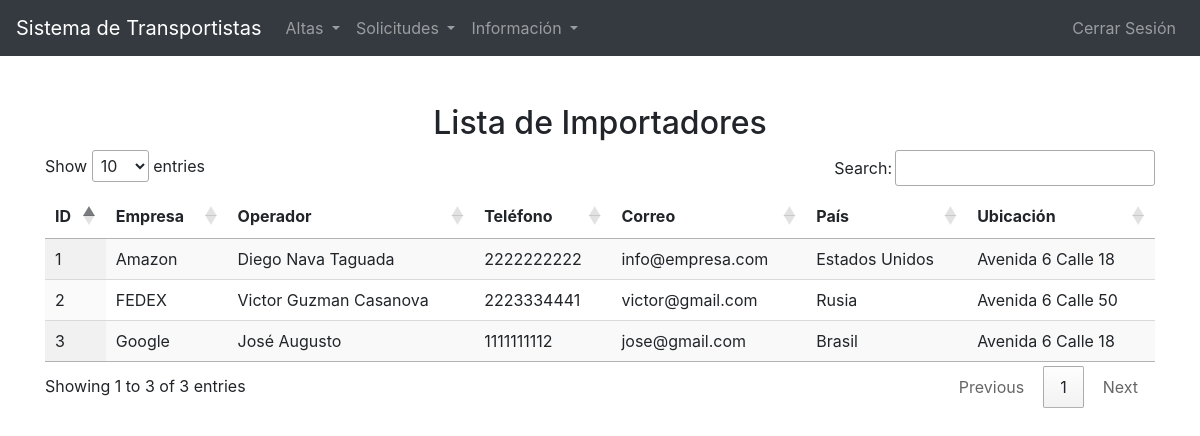
Page /Transportes/verImportador.php (signed in) on the committed database.
### tables this page shows
CREATE TABLE `importador` (
  `ID_Imp` int(11) NOT NULL,
  `Empresa_Imp` varchar(100) NOT NULL,
  `Operador_Imp` varchar(100) NOT NULL,
  `Telefono_Imp` char(10) NOT NULL,
  `Correo_Imp` varchar(100) NOT NULL,
  `Pais_Imp` varchar(100) NOT NULL,
  `Ubicacion` varchar(200) NOT NULL
);

### Transportes/verImportador.php (the view, shortened to what this page needs)
<?php
include('bd.php');
$sql = "SELECT * FROM Importador";
$result = $conn->query($sql);
$importadores = [];
if ($result->num_rows > 0) {
    while($row = $result->fetch_assoc()) {
        $importadores[] = $row;
    }
}
?>
<!DOCTYPE html>
<html lang="es">
<head>
    <link href="https://stackpath.bootstrapcdn.com/bootstrap/4.5.2/css/bootstrap.min.css" rel="stylesheet">
    <link rel="stylesheet" href="https://cdn.datatables.net/1.10.21/css/jquery.dataTables.min.css">
</head>
<body>
<nav class="navbar navbar-expand-lg navbar-dark bg-dark">
    <a class="navbar-brand" href="welcome.php">Sistema de Transportistas</a>
    <div class="collapse navbar-collapse" id="navbarNavDropdown">
        <ul class="navbar-nav mr-auto">
            <li class="nav-item dropdown">
                <a class="nav-link dropdown-toggle" href="#" id="altasDropdown" role="button" data-toggle="dropdown" aria-haspopup="true" aria-expanded="false">
                    Altas
                </a>
            </li>
            <li class="nav-item dropdown">
                <a class="nav-link dropdown-toggle" href="#" id="solicitudesDropdown" role="button" data-toggle="dropdown" aria-haspopup="true" aria-expanded="false">
                    Solicitudes
                </a>
            </li>
            <li class="nav-item dropdown">
                <a class="nav-link dropdown-toggle" href="#" id="informacionDropdown" role="button" data-toggle="dropdown" aria-haspopup="true" aria-expanded="false">
                    Información
                </a>
            </li>
        </ul>
        <ul class="navbar-nav ml-auto">
            <li class="nav-item">
                <a class="nav-link" href="logout.php">Cerrar Sesión</a>
            </li>
        </ul>
    </div>
</nav>
<div class="container mt-5">
    <h2 class="text-center">Lista de Importadores</h2>
    <table id="importadoresTable" class="display" style="width:100%">
        <thead>
            <tr>
                <th>ID</th>
                <th>Empresa</th>
                <th>Operador</th>
                <th>Teléfono</th>
                <th>Correo</th>
                <th>País</th>
                <th>Ubicación</th>
            </tr>
        </thead>
        <tbody>
            <?php foreach ($importadores as $importador): ?>
                <tr>
                    <td><?php echo $importador['ID_Imp']; ?></td>
                    <td><?php echo $importador['Empresa_Imp']; ?></td>
                    <td><?php echo $importador['Operador_Imp']; ?></td>
                    <td><?php echo $importador['Telefono_Imp']; ?></td>
                    <td><?php echo $importador['Correo_Imp']; ?></td>
                    <td><?php echo $importador['Pais_Imp']; ?></td>
                    <td><?php echo $importador['Ubicacion']; ?></td>
                </tr>
            <?php endforeach; ?>
        </tbody>
    </table>
</div>
</body>
</html>

### rows in the picture
importador: ID_Imp "1", Empresa_Imp "Amazon", Operador_Imp "Diego Nava Taguada", Telefono_Imp "2222222222", Correo_Imp "info@empresa.com", Pais_Imp "Estados Unidos", Ubicacion "Avenida 6 Calle 18"
importador: ID_Imp "2", Empresa_Imp "FEDEX", Operador_Imp "Victor Guzman Casanova", Telefono_Imp "2223334441", Correo_Imp "victor@gmail.com", Pais_Imp "Rusia", Ubicacion "Avenida 6 Calle 50"
importador: ID_Imp "3", Empresa_Imp "Google", Operador_Imp "José Augusto", Telefono_Imp "1111111112", Correo_Imp "jose@gmail.com", Pais_Imp "Brasil", Ubicacion "Avenida 6 Calle 18"
